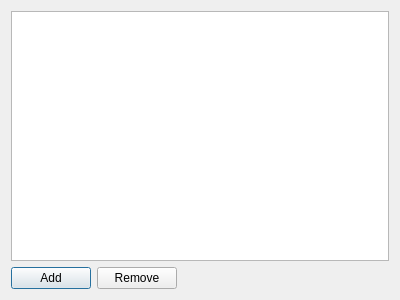
<?xml version="1.0" encoding="UTF-8"?>
<ui version="4.0">
 <class>ShortcutDialog</class>
 <widget class="QDialog" name="ShortcutDialog">
  <property name="geometry">
   <rect>
    <x>0</x>
    <y>0</y>
    <width>400</width>
    <height>300</height>
   </rect>
  </property>
  <property name="windowTitle">
   <string>Dialog</string>
  </property>
  <layout class="QVBoxLayout" name="verticalLayout">
   <item>
    <widget class="QTreeWidget" name="treeWidget">
     <attribute name="headerVisible">
      <bool>false</bool>
     </attribute>
     <column>
      <property name="text">
       <string>Key</string>
      </property>
     </column>
     <column>
      <property name="text">
       <string>Debug Message</string>
      </property>
     </column>
     <column>
      <property name="text">
       <string>Suppress</string>
      </property>
     </column>
    </widget>
   </item>
   <item>
    <layout class="QHBoxLayout" name="horizontalLayout">
     <item>
      <widget class="QPushButton" name="pushButton">
       <property name="text">
        <string>Add</string>
       </property>
      </widget>
     </item>
     <item>
      <widget class="QPushButton" name="pushButton_2">
       <property name="text">
        <string>Remove</string>
       </property>
      </widget>
     </item>
     <item>
      <spacer name="horizontalSpacer">
       <property name="orientation">
        <enum>Qt::Horizontal</enum>
       </property>
       <property name="sizeHint" stdset="0">
        <size>
         <width>40</width>
         <height>20</height>
        </size>
       </property>
      </spacer>
     </item>
    </layout>
   </item>
  </layout>
 </widget>
 <layoutdefault spacing="6" margin="11"/>
 <resources/>
 <connections/>
</ui>
